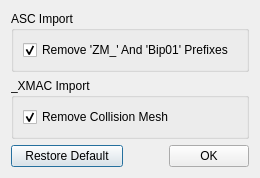
<?xml version="1.0" encoding="UTF-8"?>
<ui version="4.0">
 <class>PreferencesDialog</class>
 <widget class="QDialog" name="PreferencesDialog">
  <property name="geometry">
   <rect>
    <x>0</x>
    <y>0</y>
    <width>260</width>
    <height>155</height>
   </rect>
  </property>
  <property name="windowTitle">
   <string>Preferences</string>
  </property>
  <layout class="QVBoxLayout" name="verticalLayout_2">
   <item>
    <widget class="QGroupBox" name="gbAscImport">
     <property name="title">
      <string>ASC Import</string>
     </property>
     <layout class="QVBoxLayout" name="verticalLayout_3">
      <item>
       <widget class="QCheckBox" name="cbAscPrefixes">
        <property name="text">
         <string>Remove 'ZM_' And 'Bip01' Prefixes</string>
        </property>
        <property name="checked">
         <bool>true</bool>
        </property>
       </widget>
      </item>
     </layout>
    </widget>
   </item>
   <item>
    <widget class="QGroupBox" name="gbXmacImport">
     <property name="title">
      <string>_XMAC Import</string>
     </property>
     <layout class="QVBoxLayout" name="verticalLayout">
      <item>
       <widget class="QCheckBox" name="cbXmacCollisionMesh">
        <property name="text">
         <string>Remove Collision Mesh</string>
        </property>
        <property name="checked">
         <bool>true</bool>
        </property>
       </widget>
      </item>
     </layout>
    </widget>
   </item>
   <item>
    <layout class="QHBoxLayout" name="hl1">
     <item>
      <widget class="QPushButton" name="pbRestoreDefaults">
       <property name="text">
        <string>   Restore Default   </string>
       </property>
      </widget>
     </item>
     <item>
      <spacer name="hs1">
       <property name="orientation">
        <enum>Qt::Horizontal</enum>
       </property>
       <property name="sizeHint" stdset="0">
        <size>
         <width>40</width>
         <height>20</height>
        </size>
       </property>
      </spacer>
     </item>
     <item>
      <widget class="QPushButton" name="pbOk">
       <property name="text">
        <string>OK</string>
       </property>
      </widget>
     </item>
    </layout>
   </item>
  </layout>
 </widget>
 <resources/>
 <connections/>
</ui>
